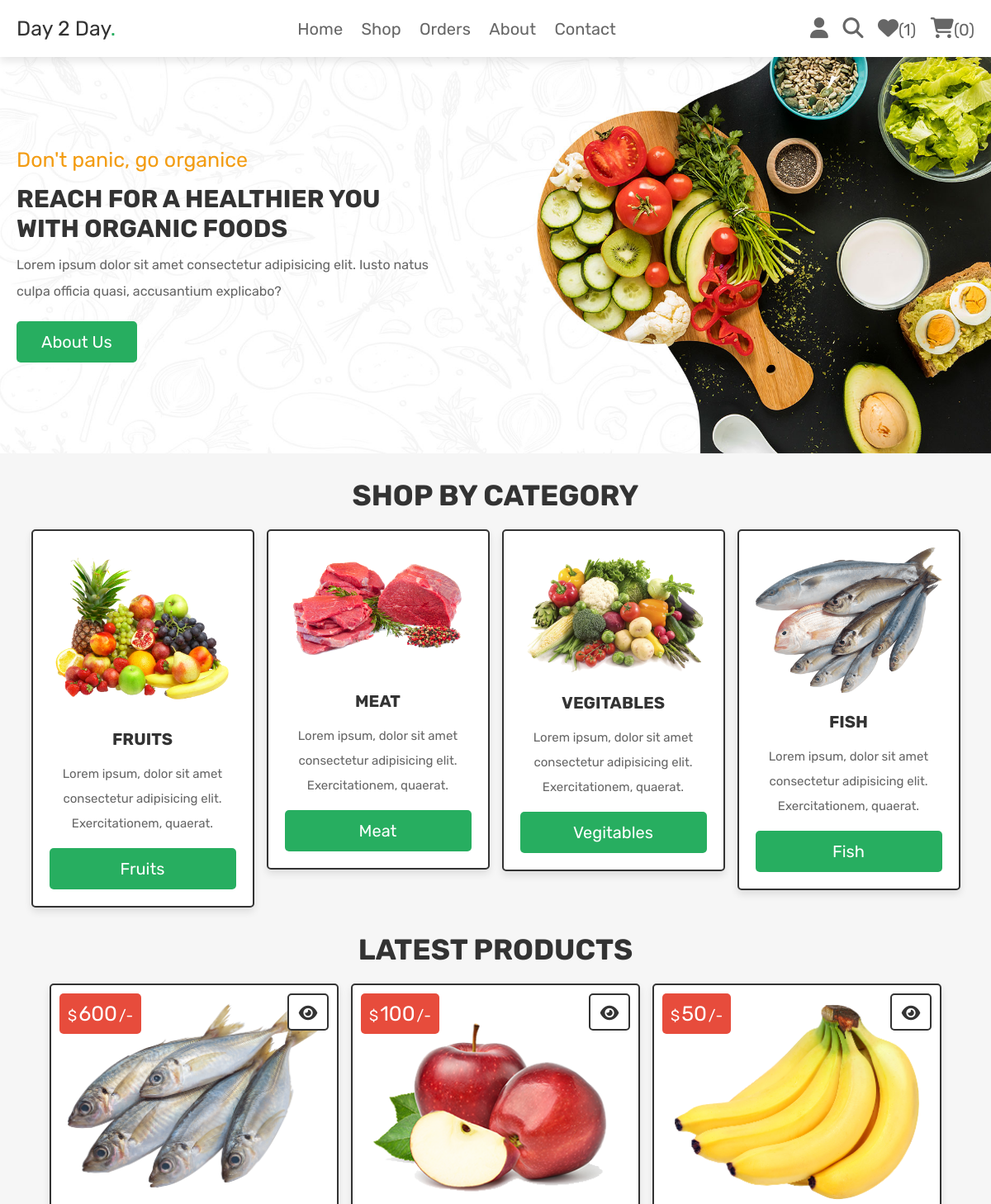
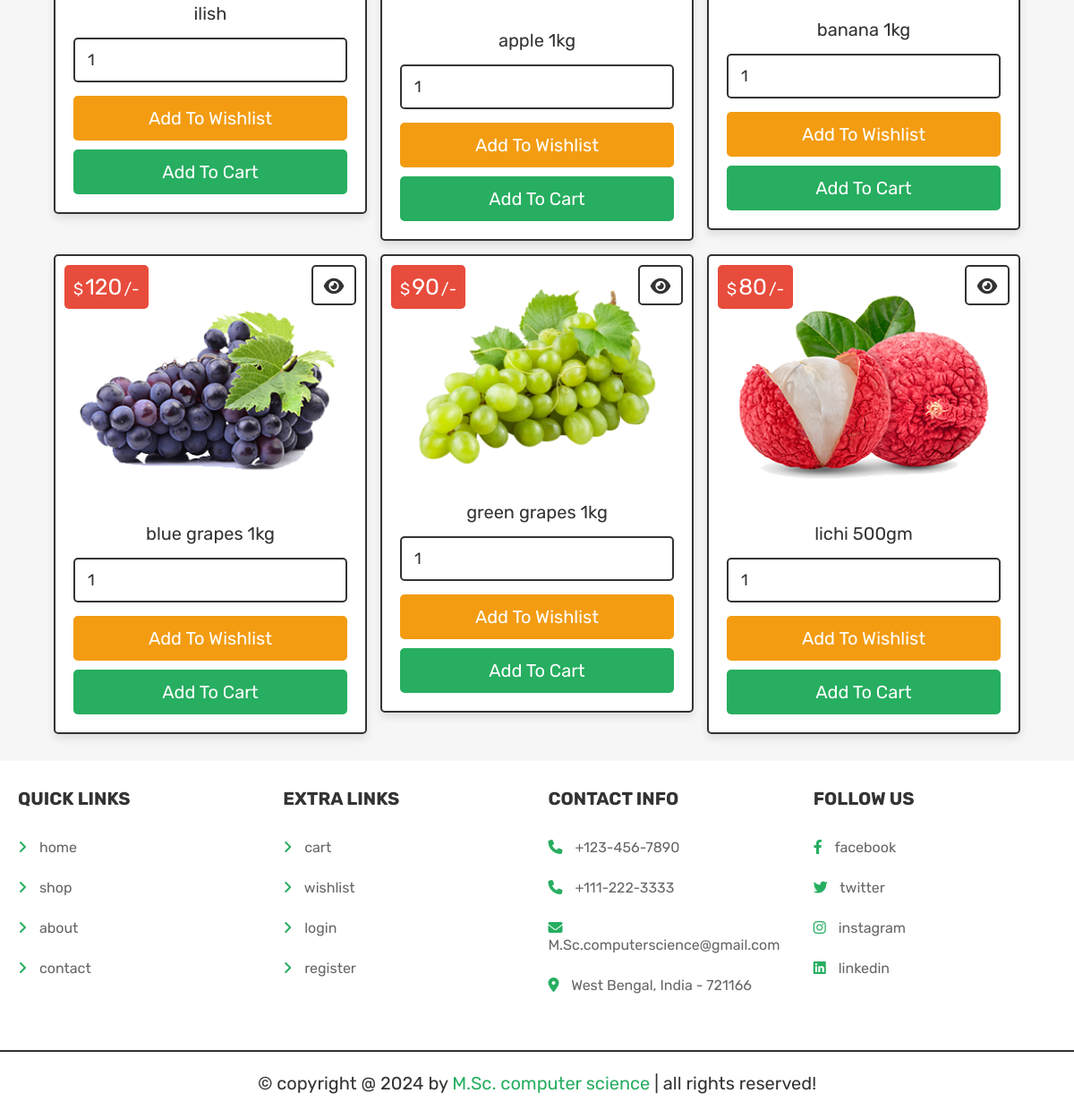
The page /main/home.php on the database its author committed (2 pictures, top to bottom).
### tables this page shows
CREATE TABLE `products` (
  `id` int(100) NOT NULL,
  `name` varchar(100) NOT NULL,
  `category` varchar(20) NOT NULL,
  `details` varchar(500) NOT NULL,
  `price` int(100) NOT NULL,
  `image` varchar(100) NOT NULL
);

### main/home.php (the view, shortened to what this page needs)
<?php
@include 'config.php';
?>
<!DOCTYPE html>
<html lang="en">
<head>
   <link rel="stylesheet" href="https://cdnjs.cloudflare.com/ajax/libs/font-awesome/6.1.1/css/all.min.css">
   <link rel="stylesheet" href="css/style.css">
</head>
<body>
<?php include 'header.php'; ?>
<div class="home-bg">
   <section class="home">
      <div class="content">
         <span>Don't panic, go organice</span>
         <h3>Reach For A Healthier You With Organic Foods</h3>
         <p>Lorem ipsum dolor sit amet consectetur adipisicing elit. Iusto natus culpa officia quasi, accusantium explicabo?</p>
         <a href="about.php" class="btn">about us</a>
      </div>
   </section>
</div>
<section class="home-category">
   <h1 class="title">shop by category</h1>
   <div class="box-container">
      <div class="box">
         <img src="images/cat-1.png" alt="">
         <h3>fruits</h3>
         <p>Lorem ipsum, dolor sit amet consectetur adipisicing elit. Exercitationem, quaerat.</p>
         <a href="category.php?category=fruits" class="btn">fruits</a>
      </div>
      <div class="box">
         <img src="images/cat-2.png" alt="">
         <h3>meat</h3>
         <p>Lorem ipsum, dolor sit amet consectetur adipisicing elit. Exercitationem, quaerat.</p>
         <a href="category.php?category=meat" class="btn">meat</a>
      </div>
      <div class="box">
         <img src="images/cat-3.png" alt="">
         <h3>vegitables</h3>
         <p>Lorem ipsum, dolor sit amet consectetur adipisicing elit. Exercitationem, quaerat.</p>
         <a href="category.php?category=vegitables" class="btn">vegitables</a>
      </div>
      <div class="box">
         <img src="images/cat-4.png" alt="">
         <h3>fish</h3>
         <p>Lorem ipsum, dolor sit amet consectetur adipisicing elit. Exercitationem, quaerat.</p>
         <a href="category.php?category=fish" class="btn">fish</a>
      </div>
   </div>
</section>
<section class="products">
   <h1 class="title">latest products</h1>
   <div class="box-container">
   <?php
      $select_products = $conn->prepare("SELECT * FROM `products` LIMIT 6");
      $select_products->execute();
      if($select_products->rowCount() > 0){
         while($fetch_products = $select_products->fetch(PDO::FETCH_ASSOC)){
   ?>
   <form action="" class="box" method="POST">
      <div class="price">$<span><?= $fetch_products['price']; ?></span>/-</div>
      <a href="view_page.php?pid=<?= $fetch_products['id']; ?>" class="fas fa-eye"></a>
      <img src="uploaded_img/<?= $fetch_products['image']; ?>" alt="">
      <div class="name"><?= $fetch_products['name']; ?></div>
      <input type="number" min="1" value="1" name="p_qty" class="qty">
      <input type="submit" value="add to wishlist" class="option-btn" name="add_to_wishlist">
      <input type="submit" value="add to cart" class="btn" name="add_to_cart">
   </form>
   <?php
      }
   }else{
      echo '<p class="empty">no products added yet!</p>';
   }
   ?>
   </div>
</section>
<?php include 'footer.php'; ?>
</body>
</html>

### main/header.php (shortened to what this page needs)
<?php
$user_id = (isset($_SESSION['user_id']) ? $_SESSION['user_id'] : '');
?>
<header class="header">
   <div class="flex">
      <a href="home.php" class="logo">Day 2 Day<span>.</span></a>
      <nav class="navbar">
         <a href="home.php">Home</a>
         <a href="shop.php">Shop</a>
         <a href="orders.php">Orders</a>
         <a href="about.php">About</a>
         <a href="contact.php">Contact</a>
      </nav>
      <div class="icons">
         <div id="user-btn" class="fas fa-user"></div>
         <a href="search_page.php" class="fas fa-search"></a>
         <?php
            $count_cart_items = $conn->prepare("SELECT * FROM `cart` WHERE user_id = ?");
            $count_cart_items->execute([$user_id]);
            $count_wishlist_items = $conn->prepare("SELECT * FROM `wishlist` WHERE user_id = ?");
            $count_wishlist_items->execute([$user_id]);
         ?>
         <a href="wishlist.php"><i class="fas fa-heart"></i><span>(<?= $count_wishlist_items->rowCount(); ?>)</span></a>
         <a href="cart.php"><i class="fas fa-shopping-cart"></i><span>(<?= $count_cart_items->rowCount(); ?>)</span></a>
      </div>
   </div>
</header>

### main/footer.php
<footer class="footer">
   <section class="box-container">
      <div class="box">
         <h3>quick links</h3>
         <a href="home.php"> <i class="fas fa-angle-right"></i> home</a>
         <a href="shop.php"> <i class="fas fa-angle-right"></i> shop</a>
         <a href="about.php"> <i class="fas fa-angle-right"></i> about</a>
         <a href="contact.php"> <i class="fas fa-angle-right"></i> contact</a>
      </div>
      <div class="box">
         <h3>extra links</h3>
         <a href="cart.php"> <i class="fas fa-angle-right"></i> cart</a>
         <a href="wishlist.php"> <i class="fas fa-angle-right"></i> wishlist</a>
         <a href="login.php"> <i class="fas fa-angle-right"></i> login</a>
         <a href="register.php"> <i class="fas fa-angle-right"></i> register</a>
      </div>
      <div class="box">
         <h3>contact info</h3>
         <p> <i class="fas fa-phone"></i> +123-456-7890 </p>
         <p> <i class="fas fa-phone"></i> +111-222-3333 </p>
         <p> <i class="fas fa-envelope"></i>M.Sc.computerscience@gmail.com </p>
         <p> <i class="fas fa-map-marker-alt"></i> West Bengal, India - 721166 </p>
      </div>
      <div class="box">
         <h3>follow us</h3>
         <a href="#"> <i class="fab fa-facebook-f"></i> facebook </a>
         <a href="#"> <i class="fab fa-twitter"></i> twitter </a>
         <a href="#"> <i class="fab fa-instagram"></i> instagram </a>
         <a href="#"> <i class="fab fa-linkedin"></i> linkedin </a>
      </div>
   </section>
   <p class="credit"> &copy; copyright @ <?= date('Y'); ?> by <span>M.Sc. computer science</span> | all rights reserved! </p>
</footer>

### css/style.css (style rules this page uses)
.home-bg { background: url(../images/home-bg.jpg) no-repeat; background-size: cover; background-position: center; }
.home-bg .home { display: flex; align-items: center; min-height: 60vh; }
.home-bg .home .content { width: 50rem; }
.home-bg .home .content span { color:var(--orange); font-size: 2.5rem; }
.home-bg .home .content h3 { font-size: 3rem; text-transform: uppercase; margin-top: 1.5rem; color:var(--black); }
.home-bg .home .content p { font-size: 1.6rem; padding:1rem 0; line-height: 2; color:var(--light-color); }
.home-bg .home .content a { display: inline-block; width: auto; }
.home-category .box-container { display: grid; grid-template-columns: repeat(auto-fit, 27rem); gap:1.5rem; justify-content: center; align-items: flex-start; }
.home-category .box-container .box { padding:2rem; text-align: center; border:var(--border); background-color: var(--white); box-shadow: var(--box-shadow); border-radius: .5rem; }
.home-category .box-container .box img { width: 100%; margin-bottom: 1rem; }
.home-category .box-container .box h3 { text-transform: uppercase; color:var(--black); padding:1rem 0; font-size: 2rem; }
.home-category .box-container .box p { line-height: 2; font-size: 1.5rem; color:var(--light-color); padding:.5rem 0; }
.home-category { padding-bottom: 0; }
.products .box-container { display: grid; grid-template-columns: repeat(auto-fit, 35rem); gap:1.5rem; justify-content: center; align-items: flex-start; }
.products .box-container .box { padding:2rem; text-align: center; border:var(--border); background-color: var(--white); box-shadow: var(--box-shadow); border-radius: .5rem; position: relative; }
.products .box-container .box .price { position: absolute; top:1rem; left:1rem; padding:1rem; border-radius: .5rem; background-color: var(--red); font-size: 1.8rem; color:var(--white); }
.products .box-container .box .price span { font-size: 2.5rem; color:var(--white); margin:0 .2rem; }
.products .box-container .box .fa-eye { position: absolute; top:1rem; right:1rem; border-radius: .5rem; height: 4.5rem; line-height: 4.3rem; width: 5rem; border:var(--border); color:var(--black); font-size: 2rem; background-color: var(--white); }
.products .box-container .box img { width: 100%; margin-bottom: 1rem; }
.products .box-container .box .name { font-size: 2rem; color:var(--black); padding:1rem 0; }
.products .box-container .box .qty { margin:.5rem 0; border-radius: .5rem; padding:1.2rem 1.4rem; font-size: 1.8rem; color:var(--black); border:var(--border); width: 100%; }

### rows shown on the page
products: price "600", image (picture), name "ilish"
products: price "100", image (picture), name "apple 1kg"
products: price "50", image (picture), name "banana 1kg"
products: price "120", image (picture), name "blue grapes 1kg"
products: price "90", image (picture), name "green grapes 1kg"
products: price "80", image (picture), name "lichi 500gm"

### other values the page prints
$count_wishlist_items->rowCount() "1"
$count_cart_items->rowCount() "0"
